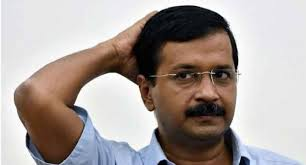
#> input picture database/arvind/01.jpg, 306 x 165 px
$ python face_detect.py 01.jpg
#> lines starting #> are read from the running program, lines starting #| are printed output that depends on the picture
import numpy as np
import cv2

import sys

face_cascade = cv2.CascadeClassifier("/usr/share/opencv/haarcascades/haarcascade_frontalface_default.xml")

name = sys.argv[1]

img = cv2.imread("./{}".format(name))
#> img is the input picture: shape (165, 306, 3); mean B, G, R 156.6, 160.7, 170.5

gray = cv2.cvtColor(img, cv2.COLOR_BGR2GRAY)
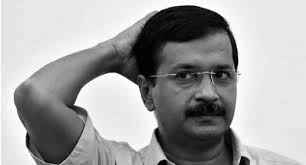
#> gray: shape (165, 306); min 0, max 255, mean 163.1

x, y, w, h = face_cascade.detectMultiScale(gray)[0]
#> x = 153; y = 37; w = 102; h = 102

img = img[y:y+h, x:x+w]
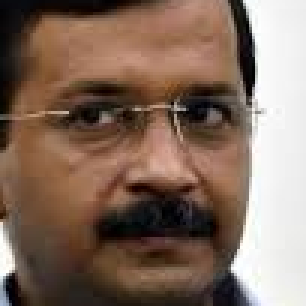
#> img: shape (102, 102, 3) (shown 3 times larger); mean B, G, R 94.5, 108.5, 131.5

cv2.imwrite("./faces/{}".format(name), img)

$ run again, on database/arvind/03.jpg
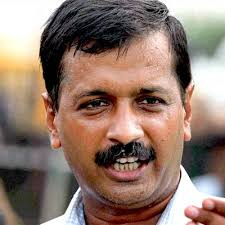
#> input picture database/arvind/03.jpg, 225 x 225 px
#> img is the input picture: shape (225, 225, 3); mean B, G, R 109.8, 121.4, 144.6
#> `gray = cv2.cvtColor(img, cv2.COLOR_BGR2GRAY)`:
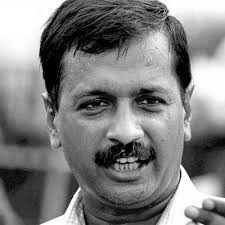
#> gray: shape (225, 225); min 0, max 255, mean 127
#> x = 42; y = 41; w = 160
#> `img = img[y:y+h, x:x+w]`:
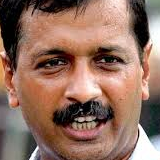
#> img: shape (160, 160, 3); mean B, G, R 96.8, 111.7, 146.4

$ run again, on database/arvind/04.jpg
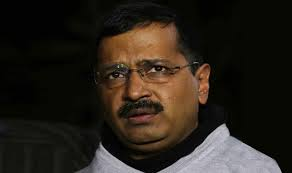
#> input picture database/arvind/04.jpg, 292 x 173 px
#> img is the input picture: shape (173, 292, 3); mean B, G, R 26.6, 34.5, 41.4
#> `gray = cv2.cvtColor(img, cv2.COLOR_BGR2GRAY)`:
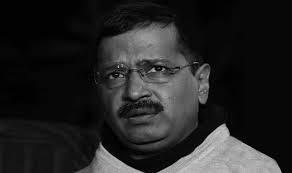
#> gray: shape (173, 292); min 0, max 204, mean 35.6
#> x = 84; y = 27; w = 117
#> `img = img[y:y+h, x:x+w]`:
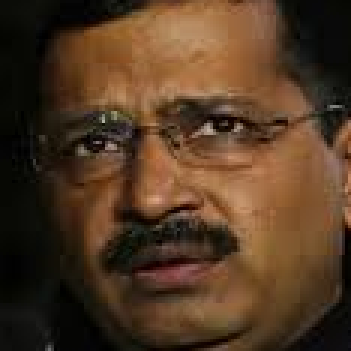
#> img: shape (117, 117, 3) (shown 3 times larger); mean B, G, R 35.5, 56.9, 81.8

$ run again, on database/arvind/05.jpg
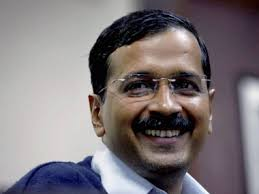
#> input picture database/arvind/05.jpg, 259 x 194 px
#> img is the input picture: shape (194, 259, 3); mean B, G, R 121.3, 117.8, 125.1
#> `gray = cv2.cvtColor(img, cv2.COLOR_BGR2GRAY)`:
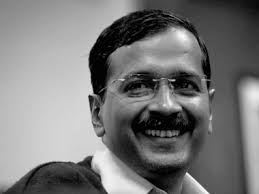
#> gray: shape (194, 259); min 0, max 254, mean 120.4
#> x = 95; y = 33; w = 134
#> `img = img[y:y+h, x:x+w]`:
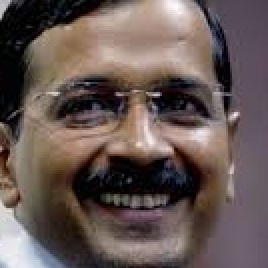
#> img: shape (134, 134, 3) (shown 2 times larger); mean B, G, R 84.2, 88.1, 102.6
